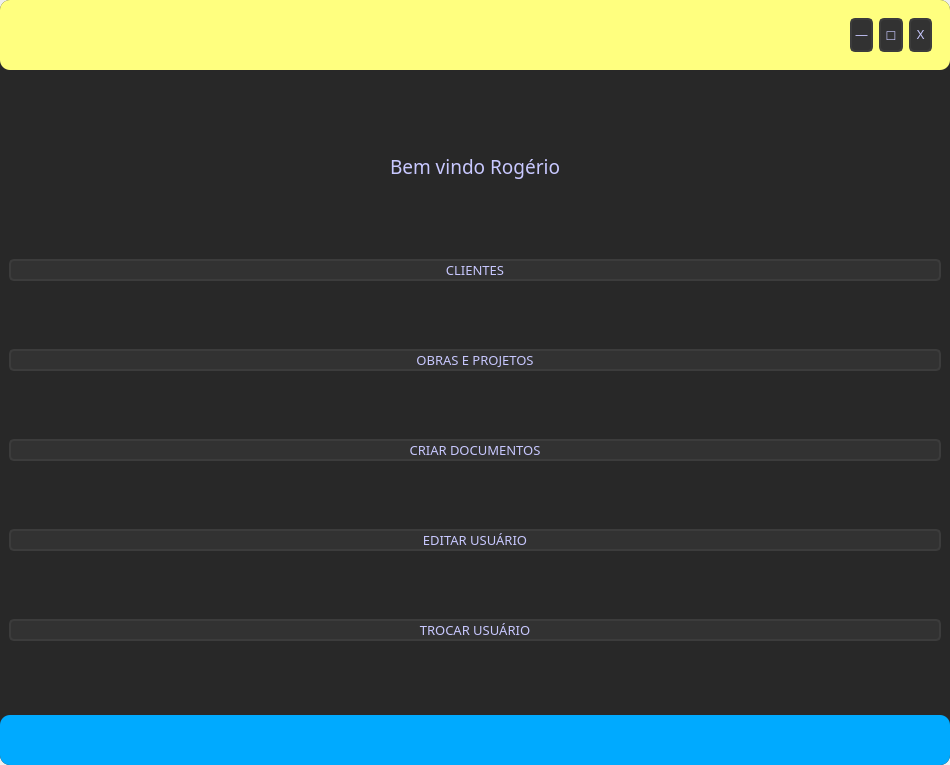
<?xml version="1.0" encoding="UTF-8"?>
<ui version="4.0">
 <class>MainWindow</class>
 <widget class="QMainWindow" name="MainWindow">
  <property name="geometry">
   <rect>
    <x>0</x>
    <y>0</y>
    <width>950</width>
    <height>765</height>
   </rect>
  </property>
  <property name="windowTitle">
   <string>MainWindow</string>
  </property>
  <widget class="QWidget" name="centralwidget">
   <layout class="QVBoxLayout" name="verticalLayout">
    <property name="spacing">
     <number>0</number>
    </property>
    <property name="leftMargin">
     <number>0</number>
    </property>
    <property name="topMargin">
     <number>0</number>
    </property>
    <property name="rightMargin">
     <number>0</number>
    </property>
    <property name="bottomMargin">
     <number>0</number>
    </property>
    <item>
     <widget class="QFrame" name="frame">
      <property name="minimumSize">
       <size>
        <width>950</width>
        <height>765</height>
       </size>
      </property>
      <property name="maximumSize">
       <size>
        <width>16777215</width>
        <height>16777215</height>
       </size>
      </property>
      <property name="styleSheet">
       <string notr="true">background-color: rgb(40, 40, 40);
border-radius: 10px;
color:rgb(200, 200, 255);</string>
      </property>
      <property name="frameShape">
       <enum>QFrame::StyledPanel</enum>
      </property>
      <property name="frameShadow">
       <enum>QFrame::Raised</enum>
      </property>
      <layout class="QVBoxLayout" name="verticalLayout_4">
       <property name="spacing">
        <number>0</number>
       </property>
       <property name="leftMargin">
        <number>0</number>
       </property>
       <property name="topMargin">
        <number>0</number>
       </property>
       <property name="rightMargin">
        <number>0</number>
       </property>
       <property name="bottomMargin">
        <number>0</number>
       </property>
       <item>
        <widget class="QFrame" name="top">
         <property name="maximumSize">
          <size>
           <width>16777215</width>
           <height>70</height>
          </size>
         </property>
         <property name="styleSheet">
          <string notr="true">background-color: rgb(255, 255, 127);</string>
         </property>
         <property name="frameShape">
          <enum>QFrame::NoFrame</enum>
         </property>
         <property name="frameShadow">
          <enum>QFrame::Raised</enum>
         </property>
         <layout class="QHBoxLayout" name="horizontalLayout">
          <item>
           <widget class="QFrame" name="left">
            <property name="frameShape">
             <enum>QFrame::StyledPanel</enum>
            </property>
            <property name="frameShadow">
             <enum>QFrame::Raised</enum>
            </property>
            <layout class="QHBoxLayout" name="horizontalLayout_2">
             <item>
              <widget class="QFrame" name="logo">
               <property name="styleSheet">
                <string notr="true">background-image: url(:/Logo_yellow/Images/logorocha_360x90.png);
background-repeat: no-repeat;
background-position: center;
</string>
               </property>
               <property name="frameShape">
                <enum>QFrame::StyledPanel</enum>
               </property>
               <property name="frameShadow">
                <enum>QFrame::Raised</enum>
               </property>
              </widget>
             </item>
            </layout>
           </widget>
          </item>
          <item>
           <widget class="QFrame" name="frame_6">
            <property name="maximumSize">
             <size>
              <width>100</width>
              <height>16777215</height>
             </size>
            </property>
            <property name="frameShape">
             <enum>QFrame::StyledPanel</enum>
            </property>
            <property name="frameShadow">
             <enum>QFrame::Raised</enum>
            </property>
            <layout class="QHBoxLayout" name="horizontalLayout_4">
             <item>
              <widget class="QPushButton" name="minwin">
               <property name="minimumSize">
                <size>
                 <width>0</width>
                 <height>0</height>
                </size>
               </property>
               <property name="maximumSize">
                <size>
                 <width>1000</width>
                 <height>1000</height>
                </size>
               </property>
               <property name="styleSheet">
                <string notr="true">QPushButton{
	background-color:rgb(50, 50, 50);
	border:2px solid rgb(60, 60, 60);
	border-radius:5px;
}
QPushButton:hover{
	background-color:rgb(60, 60, 60);
	border: 2px solid rgb(70, 70, 70);
}
QPushButton:pressed{
	background-color:rgb(250, 230, 0);
	border: 2px solid rgb(255, 165, 24);
	color: rgb(35, 35, 35);
}</string>
               </property>
               <property name="text">
                <string>―</string>
               </property>
              </widget>
             </item>
             <item>
              <widget class="QPushButton" name="maxwin">
               <property name="minimumSize">
                <size>
                 <width>0</width>
                 <height>0</height>
                </size>
               </property>
               <property name="maximumSize">
                <size>
                 <width>1000</width>
                 <height>1000</height>
                </size>
               </property>
               <property name="styleSheet">
                <string notr="true">QPushButton{
	background-color:rgb(50, 50, 50);
	border:2px solid rgb(60, 60, 60);
	border-radius:5px;
}
QPushButton:hover{
	background-color:rgb(60, 60, 60);
	border: 2px solid rgb(70, 70, 70);
}
QPushButton:pressed{
	background-color:rgb(250, 230, 0);
	border: 2px solid rgb(255, 165, 24);
	color: rgb(35, 35, 35);
}</string>
               </property>
               <property name="text">
                <string>☐</string>
               </property>
              </widget>
             </item>
             <item>
              <widget class="QPushButton" name="closewin">
               <property name="minimumSize">
                <size>
                 <width>0</width>
                 <height>0</height>
                </size>
               </property>
               <property name="maximumSize">
                <size>
                 <width>1000</width>
                 <height>1000</height>
                </size>
               </property>
               <property name="styleSheet">
                <string notr="true">QPushButton{
	background-color:rgb(50, 50, 50);
	border:2px solid rgb(60, 60, 60);
	border-radius:5px;
}
QPushButton:hover{
	background-color:rgb(60, 60, 60);
	border: 2px solid rgb(70, 70, 70);
}
QPushButton:pressed{
	background-color:rgb(250, 230, 0);
	border: 2px solid rgb(255, 165, 24);
	color: rgb(35, 35, 35);
}</string>
               </property>
               <property name="text">
                <string>X</string>
               </property>
              </widget>
             </item>
            </layout>
           </widget>
          </item>
         </layout>
        </widget>
       </item>
       <item>
        <widget class="QFrame" name="mid">
         <property name="styleSheet">
          <string notr="true">background-color: rgb(40, 40, 40);
border-radius: 10px;
color:rgb(200, 200, 255);</string>
         </property>
         <property name="frameShape">
          <enum>QFrame::StyledPanel</enum>
         </property>
         <property name="frameShadow">
          <enum>QFrame::Raised</enum>
         </property>
         <layout class="QVBoxLayout" name="verticalLayout_5">
          <item>
           <widget class="QLabel" name="lbl_welcome">
            <property name="maximumSize">
             <size>
              <width>16777215</width>
              <height>50</height>
             </size>
            </property>
            <property name="font">
             <font>
              <family>Quicksand</family>
              <pointsize>14</pointsize>
             </font>
            </property>
            <property name="text">
             <string>Bem vindo Rogério</string>
            </property>
            <property name="alignment">
             <set>Qt::AlignCenter</set>
            </property>
           </widget>
          </item>
          <item>
           <widget class="QPushButton" name="btn_cliente">
            <property name="font">
             <font>
              <family>Quicksand</family>
              <pointsize>10</pointsize>
              <weight>50</weight>
              <bold>false</bold>
             </font>
            </property>
            <property name="styleSheet">
             <string notr="true">QPushButton{
	background-color:rgb(50, 50, 50);
	border:2px solid rgb(60, 60, 60);
	border-radius:5px;
}
QPushButton:hover{
	background-color:rgb(60, 60, 60);
	border: 2px solid rgb(70, 70, 70);
}
QPushButton:pressed{
	background-color:rgb(250, 230, 0);
	border: 2px solid rgb(255, 165, 24);
	color: rgb(35, 35, 35);
}</string>
            </property>
            <property name="text">
             <string>CLIENTES</string>
            </property>
           </widget>
          </item>
          <item>
           <widget class="QPushButton" name="btn_cadobra">
            <property name="font">
             <font>
              <family>Quicksand</family>
              <pointsize>10</pointsize>
              <weight>50</weight>
              <bold>false</bold>
             </font>
            </property>
            <property name="styleSheet">
             <string notr="true">QPushButton{
	background-color:rgb(50, 50, 50);
	border:2px solid rgb(60, 60, 60);
	border-radius:5px;
}
QPushButton:hover{
	background-color:rgb(60, 60, 60);
	border: 2px solid rgb(70, 70, 70);
}
QPushButton:pressed{
	background-color:rgb(250, 230, 0);
	border: 2px solid rgb(255, 165, 24);
	color: rgb(35, 35, 35);
}</string>
            </property>
            <property name="text">
             <string>OBRAS E PROJETOS</string>
            </property>
           </widget>
          </item>
          <item>
           <widget class="QPushButton" name="btn_makedoc">
            <property name="font">
             <font>
              <family>Quicksand</family>
              <pointsize>10</pointsize>
              <weight>50</weight>
              <bold>false</bold>
             </font>
            </property>
            <property name="styleSheet">
             <string notr="true">QPushButton{
	background-color:rgb(50, 50, 50);
	border:2px solid rgb(60, 60, 60);
	border-radius:5px;
}
QPushButton:hover{
	background-color:rgb(60, 60, 60);
	border: 2px solid rgb(70, 70, 70);
}
QPushButton:pressed{
	background-color:rgb(250, 230, 0);
	border: 2px solid rgb(255, 165, 24);
	color: rgb(35, 35, 35);
}</string>
            </property>
            <property name="text">
             <string>CRIAR DOCUMENTOS</string>
            </property>
           </widget>
          </item>
          <item>
           <widget class="QPushButton" name="btn_edituser">
            <property name="font">
             <font>
              <family>Quicksand</family>
              <pointsize>10</pointsize>
              <weight>50</weight>
              <bold>false</bold>
             </font>
            </property>
            <property name="styleSheet">
             <string notr="true">QPushButton{
	background-color:rgb(50, 50, 50);
	border:2px solid rgb(60, 60, 60);
	border-radius:5px;
}
QPushButton:hover{
	background-color:rgb(60, 60, 60);
	border: 2px solid rgb(70, 70, 70);
}
QPushButton:pressed{
	background-color:rgb(250, 230, 0);
	border: 2px solid rgb(255, 165, 24);
	color: rgb(35, 35, 35);
}</string>
            </property>
            <property name="text">
             <string>EDITAR USUÁRIO</string>
            </property>
           </widget>
          </item>
          <item>
           <widget class="QPushButton" name="btn_changeuser">
            <property name="font">
             <font>
              <family>Quicksand</family>
              <pointsize>10</pointsize>
              <weight>50</weight>
              <bold>false</bold>
             </font>
            </property>
            <property name="styleSheet">
             <string notr="true">QPushButton{
	background-color:rgb(50, 50, 50);
	border:2px solid rgb(60, 60, 60);
	border-radius:5px;
}
QPushButton:hover{
	background-color:rgb(60, 60, 60);
	border: 2px solid rgb(70, 70, 70);
}
QPushButton:pressed{
	background-color:rgb(250, 230, 0);
	border: 2px solid rgb(255, 165, 24);
	color: rgb(35, 35, 35);
}</string>
            </property>
            <property name="text">
             <string>TROCAR USUÁRIO</string>
            </property>
           </widget>
          </item>
         </layout>
        </widget>
       </item>
       <item>
        <widget class="QFrame" name="bot">
         <property name="maximumSize">
          <size>
           <width>16777215</width>
           <height>50</height>
          </size>
         </property>
         <property name="styleSheet">
          <string notr="true">background-color: rgb(0, 170, 255);</string>
         </property>
         <property name="frameShape">
          <enum>QFrame::StyledPanel</enum>
         </property>
         <property name="frameShadow">
          <enum>QFrame::Raised</enum>
         </property>
        </widget>
       </item>
      </layout>
     </widget>
    </item>
   </layout>
  </widget>
 </widget>
 <resources>
  <include location="file_rc.qrc"/>
 </resources>
 <connections/>
</ui>
